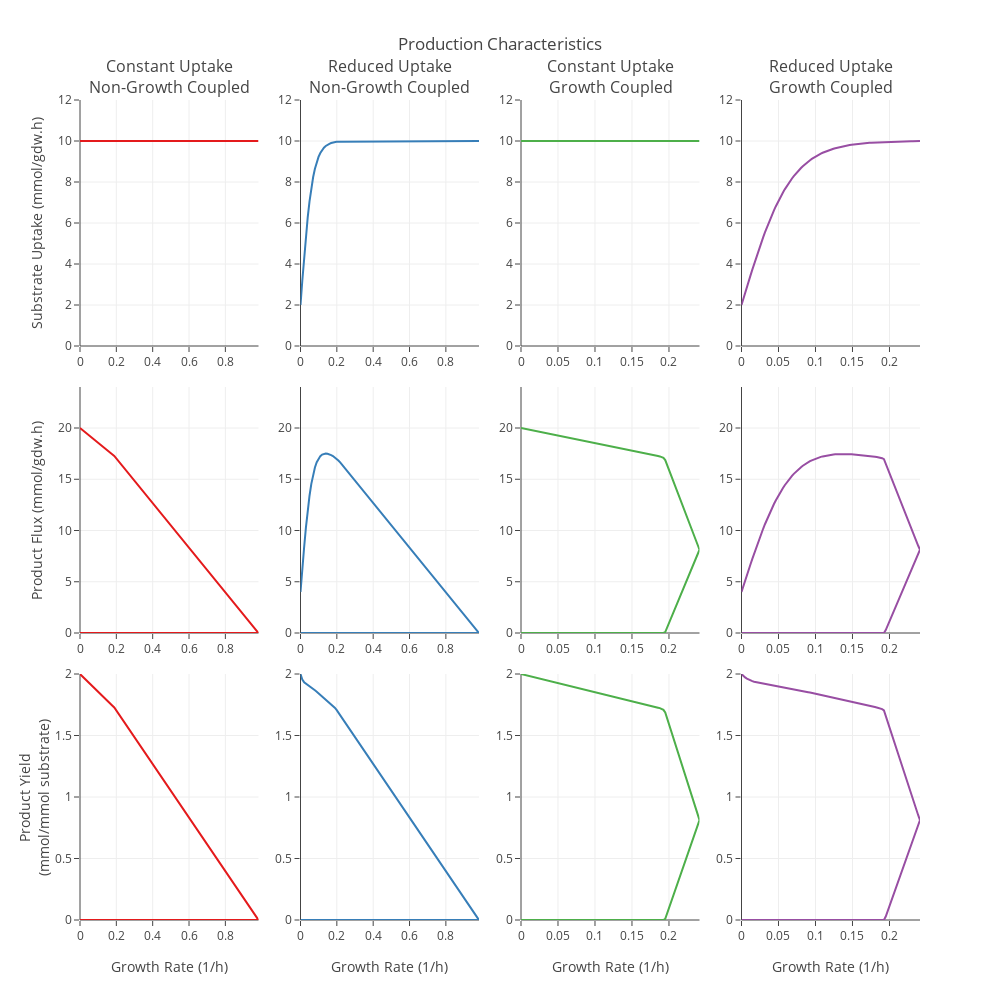
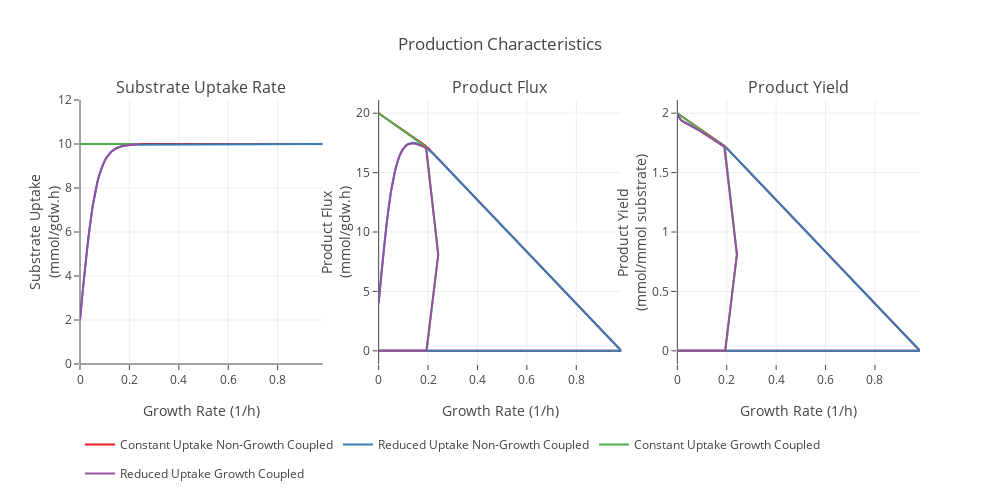

Notebook code cell kept with these figures, in order:
### Code cell
data_dict = substrate_dependent_envelopes.multi_envelope_generator(input_dict,condition_list,
                                                                   n_search_points=100,plot_flag=True)

### Figure 1 — Plotly figure (JSON) as saved in the notebook; plotly's stock layout.template omitted (floating-point values rounded to 4 significant figures; data arrays with more than 128 entries replaced by an {"elided": "..."} marker saying what was removed)
{"data": [{"line": {"color": "rgb(228,26,28)"}, "mode": "lines", "name": "Glucose Uptake Rate", "type": "scatter", "uid": "890267da-0404-446b-b337-30cc34e43661", "x": [0.9824, 0.9724, 0.9625, 0.9526, 0.9427, 0.9328, 0.9228, 0.9129, 0.903, 0.8931, 0.8831, 0.8732, 0.8633, 0.8534, 0.8435, 0.8335, 0.8236, 0.8137, 0.8038, 0.7938, 0.7839, 0.774, 0.7641, 0.7541, 0.7442, 0.7343, 0.7244, 0.7145, 0.7045, 0.6946, 0.6847, 0.6748, 0.6648, 0.6549, 0.645, 0.6351, 0.6251, 0.6152, 0.6053, 0.5954, 0.5855, 0.5755, 0.5656, 0.5557, 0.5458, 0.5358, 0.5259, 0.516, 0.5061, 0.4961, 0.4862, 0.4763, 0.4664, 0.4565, 0.4465, 0.4366, 0.4267, 0.4168, 0.4068, 0.3969, 0.387, 0.3771, 0.3671, 0.3572, 0.3473, 0.3374, 0.3275, 0.3175, 0.3076, 0.2977, 0.2878, 0.2778, 0.2679, 0.258, 0.2481, 0.2382, 0.2282, 0.2183, 0.2084, 0.1985, 0.1885, 0.1786, 0.1687, 0.1588, 0.1488, 0.1389, 0.129, 0.1191, 0.1092, 0.09923, 0.08931, 0.07938, 0.06946, 0.05954, 0.04961, 0.03969, 0.02977, 0.01985, 0.009923, 0], "xaxis": "x", "y": [10, 10, 10, 10, 10, 10, 10, 10, 10, 10, 10, 10, 10, 10, 10, 10, 10, 10, 10, 10, 10, 10, 10, 10, 10, 10, 10, 10, 10, 10, 10, 10, 10, 10, 10, 10, 10, 10, 10, 10, 10, 10, 10, 10, 10, 10, 10, 10, 10, 10, 10, 10, 10, 10, 10, 10, 10, 10, 10, 10, 10, 10, 10, 10, 10, 10, 10, 10, 10, 10, 10, 10, 10, 10, 10, 10, 10, 10, 10, 10, 10, 10, 10, 10, 10, 10, 10, 10, 10, 10, 10, 10, 10, 10, 10, 10, 10, 10, 10, 10], "yaxis": "y"}, {"line": {"color": "rgb(228,26,28)"}, "mode": "lines", "name": "Product Flux", "type": "scatter", "uid": "bcead619-7dfd-424a-9a1e-b1e8be9e5266", "x": {"elided": "200 float values"}, "xaxis": "x5", "y": {"elided": "200 float values"}, "yaxis": "y5"}, {"line": {"color": "rgb(228,26,28)"}, "mode": "lines", "name": "Product Yield", "type": "scatter", "uid": "846b4c97-0c48-4bc3-862b-de7fc7089c77", "x": {"elided": "200 float values"}, "xaxis": "x9", "y": {"elided": "200 float values"}, "yaxis": "y9"}, {"line": {"color": "rgb(55,126,184)"}, "mode": "lines", "name": "Glucose Uptake Rate", "type": "scatter", "uid": "47c05570-7ada-4ff9-915e-db986dd7e678", "x": [0.9824, 0.9724, 0.9625, 0.9526, 0.9427, 0.9328, 0.9228, 0.9129, 0.903, 0.8931, 0.8831, 0.8732, 0.8633, 0.8534, 0.8435, 0.8335, 0.8236, 0.8137, 0.8038, 0.7938, 0.7839, 0.774, 0.7641, 0.7541, 0.7442, 0.7343, 0.7244, 0.7145, 0.7045, 0.6946, 0.6847, 0.6748, 0.6648, 0.6549, 0.645, 0.6351, 0.6251, 0.6152, 0.6053, 0.5954, 0.5855, 0.5755, 0.5656, 0.5557, 0.5458, 0.5358, 0.5259, 0.516, 0.5061, 0.4961, 0.4862, 0.4763, 0.4664, 0.4565, 0.4465, 0.4366, 0.4267, 0.4168, 0.4068, 0.3969, 0.387, 0.3771, 0.3671, 0.3572, 0.3473, 0.3374, 0.3275, 0.3175, 0.3076, 0.2977, 0.2878, 0.2778, 0.2679, 0.258, 0.2481, 0.2382, 0.2282, 0.2183, 0.2084, 0.1985, 0.1885, 0.1786, 0.1687, 0.1588, 0.1488, 0.1389, 0.129, 0.1191, 0.1092, 0.09923, 0.08931, 0.07938, 0.06946, 0.05954, 0.04961, 0.03969, 0.02977, 0.01985, 0.009923, 0], "xaxis": "x2", "y": [10, 10.0, 10.0, 10.0, 10.0, 10.0, 10.0, 10.0, 10.0, 10.0, 10.0, 10.0, 10.0, 10.0, 10.0, 10.0, 10.0, 10.0, 10.0, 10.0, 10.0, 10.0, 10.0, 10.0, 10.0, 10.0, 10.0, 10.0, 10.0, 10.0, 10.0, 10.0, 10.0, 10.0, 10.0, 10.0, 10.0, 10.0, 10.0, 10.0, 10.0, 10.0, 10.0, 10.0, 10.0, 10.0, 10.0, 10.0, 10.0, 10.0, 10.0, 10.0, 10.0, 10.0, 10.0, 10.0, 10.0, 10.0, 10.0, 10.0, 10.0, 10.0, 10.0, 10.0, 10.0, 9.999, 9.999, 9.999, 9.998, 9.998, 9.997, 9.996, 9.995, 9.993, 9.991, 9.987, 9.983, 9.977, 9.969, 9.959, 9.944, 9.925, 9.899, 9.865, 9.818, 9.756, 9.673, 9.563, 9.417, 9.224, 8.973, 8.646, 8.229, 7.703, 7.054, 6.27, 5.352, 4.314, 3.182, 2], "yaxis": "y2"}, {"line": {"color": "rgb(55,126,184)"}, "mode": "lines", "name": "Product Flux", "type": "scatter", "uid": "5737229e-2d98-45f0-adbb-55508c0ef8a4", "x": {"elided": "200 float values"}, "xaxis": "x6", "y": {"elided": "200 float values"}, "yaxis": "y6"}, {"line": {"color": "rgb(55,126,184)"}, "mode": "lines", "name": "Product Yield", "type": "scatter", "uid": "540f6b79-565d-4bb3-9c1d-24d9a9812ebc", "x": {"elided": "200 float values"}, "xaxis": "x10", "y": {"elided": "200 float values"}, "yaxis": "y10"}, {"line": {"color": "rgb(77,175,74)"}, "mode": "lines", "name": "Glucose Uptake Rate", "type": "scatter", "uid": "11f1788b-f69f-4779-9970-d17d1024f22e", "x": [0.2413, 0.2388, 0.2364, 0.2339, 0.2315, 0.2291, 0.2266, 0.2242, 0.2218, 0.2193, 0.2169, 0.2145, 0.212, 0.2096, 0.2071, 0.2047, 0.2023, 0.1998, 0.1974, 0.195, 0.1925, 0.1901, 0.1876, 0.1852, 0.1828, 0.1803, 0.1779, 0.1755, 0.173, 0.1706, 0.1681, 0.1657, 0.1633, 0.1608, 0.1584, 0.156, 0.1535, 0.1511, 0.1487, 0.1462, 0.1438, 0.1413, 0.1389, 0.1365, 0.134, 0.1316, 0.1292, 0.1267, 0.1243, 0.1218, 0.1194, 0.117, 0.1145, 0.1121, 0.1097, 0.1072, 0.1048, 0.1024, 0.09992, 0.09748, 0.09504, 0.0926, 0.09017, 0.08773, 0.08529, 0.08286, 0.08042, 0.07798, 0.07555, 0.07311, 0.07067, 0.06823, 0.0658, 0.06336, 0.06092, 0.05849, 0.05605, 0.05361, 0.05118, 0.04874, 0.0463, 0.04387, 0.04143, 0.03899, 0.03655, 0.03412, 0.03168, 0.02924, 0.02681, 0.02437, 0.02193, 0.0195, 0.01706, 0.01462, 0.01218, 0.009748, 0.007311, 0.004874, 0.002437, 0], "xaxis": "x3", "y": [10, 10, 10, 10, 10, 10, 10, 10, 10, 10, 10, 10, 10, 10, 10, 10, 10, 10, 10, 10, 10, 10, 10, 10, 10, 10, 10, 10, 10, 10, 10, 10, 10, 10, 10, 10, 10, 10, 10, 10, 10, 10, 10, 10, 10, 10, 10, 10, 10, 10, 10, 10, 10, 10, 10, 10, 10, 10, 10, 10, 10, 10, 10, 10, 10, 10, 10, 10, 10, 10, 10, 10, 10, 10, 10, 10, 10, 10, 10, 10, 10, 10, 10, 10, 10, 10, 10, 10, 10, 10, 10, 10, 10, 10, 10, 10, 10, 10, 10, 10], "yaxis": "y3"}, {"line": {"color": "rgb(77,175,74)"}, "mode": "lines", "name": "Product Flux", "type": "scatter", "uid": "b7280db1-7bde-4ba6-82f8-dc14079fd1df", "x": {"elided": "200 float values"}, "xaxis": "x7", "y": {"elided": "200 float values"}, "yaxis": "y7"}, {"line": {"color": "rgb(77,175,74)"}, "mode": "lines", "name": "Product Yield", "type": "scatter", "uid": "54d3f915-38ca-46bd-8f74-51b30a1e472d", "x": {"elided": "200 float values"}, "xaxis": "x11", "y": {"elided": "200 float values"}, "yaxis": "y11"}, {"line": {"color": "rgb(152,78,163)"}, "mode": "lines", "name": "Glucose Uptake Rate", "type": "scatter", "uid": "e8735956-df46-400c-90af-8a04670a003c", "x": [0.2413, 0.2388, 0.2364, 0.2339, 0.2315, 0.2291, 0.2266, 0.2242, 0.2218, 0.2193, 0.2169, 0.2145, 0.212, 0.2096, 0.2071, 0.2047, 0.2023, 0.1998, 0.1974, 0.195, 0.1925, 0.1901, 0.1876, 0.1852, 0.1828, 0.1803, 0.1779, 0.1755, 0.173, 0.1706, 0.1681, 0.1657, 0.1633, 0.1608, 0.1584, 0.156, 0.1535, 0.1511, 0.1487, 0.1462, 0.1438, 0.1413, 0.1389, 0.1365, 0.134, 0.1316, 0.1292, 0.1267, 0.1243, 0.1218, 0.1194, 0.117, 0.1145, 0.1121, 0.1097, 0.1072, 0.1048, 0.1024, 0.09992, 0.09748, 0.09504, 0.0926, 0.09017, 0.08773, 0.08529, 0.08286, 0.08042, 0.07798, 0.07555, 0.07311, 0.07067, 0.06823, 0.0658, 0.06336, 0.06092, 0.05849, 0.05605, 0.05361, 0.05118, 0.04874, 0.0463, 0.04387, 0.04143, 0.03899, 0.03655, 0.03412, 0.03168, 0.02924, 0.02681, 0.02437, 0.02193, 0.0195, 0.01706, 0.01462, 0.01218, 0.009748, 0.007311, 0.004874, 0.002437, 0], "xaxis": "x4", "y": [10, 9.988, 9.987, 9.986, 9.985, 9.983, 9.982, 9.981, 9.979, 9.978, 9.976, 9.974, 9.972, 9.97, 9.968, 9.966, 9.963, 9.96, 9.957, 9.954, 9.951, 9.947, 9.943, 9.938, 9.934, 9.929, 9.923, 9.918, 9.911, 9.905, 9.898, 9.89, 9.882, 9.873, 9.863, 9.853, 9.842, 9.83, 9.817, 9.803, 9.789, 9.773, 9.756, 9.738, 9.718, 9.697, 9.675, 9.65, 9.625, 9.597, 9.567, 9.535, 9.501, 9.464, 9.425, 9.383, 9.339, 9.291, 9.239, 9.185, 9.126, 9.064, 8.997, 8.926, 8.851, 8.77, 8.685, 8.594, 8.497, 8.394, 8.286, 8.17, 8.049, 7.92, 7.784, 7.641, 7.49, 7.331, 7.164, 6.99, 6.807, 6.616, 6.417, 6.21, 5.994, 5.771, 5.539, 5.3, 5.054, 4.801, 4.541, 4.275, 4.004, 3.727, 3.446, 3.161, 2.874, 2.584, 2.292, 2], "yaxis": "y4"}, {"line": {"color": "rgb(152,78,163)"}, "mode": "lines", "name": "Product Flux", "type": "scatter", "uid": "03bcaa0c-641d-4970-9070-862599ad68b5", "x": {"elided": "200 float values"}, "xaxis": "x8", "y": {"elided": "200 float values"}, "yaxis": "y8"}, {"line": {"color": "rgb(152,78,163)"}, "mode": "lines", "name": "Product Yield", "type": "scatter", "uid": "9a708324-df61-4076-b71e-5dd2029873c1", "x": {"elided": "200 float values"}, "xaxis": "x12", "y": {"elided": "200 float values"}, "yaxis": "y12"}], "layout": {"annotations": [{"font": {"size": 16}, "showarrow": false, "text": "Constant Uptake<br>Non-Growth Coupled", "x": 0.1062, "xanchor": "center", "xref": "paper", "y": 1, "yanchor": "bottom", "yref": "paper"}, {"font": {"size": 16}, "showarrow": false, "text": "Reduced Uptake<br>Non-Growth Coupled", "x": 0.3688, "xanchor": "center", "xref": "paper", "y": 1, "yanchor": "bottom", "yref": "paper"}, {"font": {"size": 16}, "showarrow": false, "text": "Constant Uptake<br>Growth Coupled", "x": 0.6313, "xanchor": "center", "xref": "paper", "y": 1, "yanchor": "bottom", "yref": "paper"}, {"font": {"size": 16}, "showarrow": false, "text": "Reduced Uptake<br>Growth Coupled", "x": 0.8938, "xanchor": "center", "xref": "paper", "y": 1, "yanchor": "bottom", "yref": "paper"}], "height": 1000, "showlegend": false, "title": {"text": "Production Characteristics"}, "width": 1000, "xaxis": {"anchor": "y", "domain": [0, 0.2125], "ticks": "outside"}, "xaxis10": {"anchor": "y10", "domain": [0.2625, 0.475], "ticks": "outside", "title": {"text": "Growth Rate (1/h)"}}, "xaxis11": {"anchor": "y11", "domain": [0.525, 0.7375], "ticks": "outside", "title": {"text": "Growth Rate (1/h)"}}, "xaxis12": {"anchor": "y12", "domain": [0.7875, 1], "ticks": "outside", "title": {"text": "Growth Rate (1/h)"}}, "xaxis2": {"anchor": "y2", "domain": [0.2625, 0.475], "ticks": "outside"}, "xaxis3": {"anchor": "y3", "domain": [0.525, 0.7375], "ticks": "outside"}, "xaxis4": {"anchor": "y4", "domain": [0.7875, 1], "ticks": "outside"}, "xaxis5": {"anchor": "y5", "domain": [0, 0.2125], "ticks": "outside"}, "xaxis6": {"anchor": "y6", "domain": [0.2625, 0.475], "ticks": "outside"}, "xaxis7": {"anchor": "y7", "domain": [0.525, 0.7375], "ticks": "outside"}, "xaxis8": {"anchor": "y8", "domain": [0.7875, 1], "ticks": "outside"}, "xaxis9": {"anchor": "y9", "domain": [0, 0.2125], "ticks": "outside", "title": {"text": "Growth Rate (1/h)"}}, "yaxis": {"anchor": "x", "domain": [0.7, 1], "range": [0, 12], "ticks": "outside", "title": {"text": "Substrate Uptake (mmol/gdw.h)"}}, "yaxis10": {"anchor": "x10", "domain": [0, 0.3], "range": [0, 2], "ticks": "outside"}, "yaxis11": {"anchor": "x11", "domain": [0, 0.3], "range": [0, 2], "ticks": "outside"}, "yaxis12": {"anchor": "x12", "domain": [0, 0.3], "range": [0, 2], "ticks": "outside"}, "yaxis2": {"anchor": "x2", "domain": [0.7, 1], "range": [0, 12], "ticks": "outside"}, "yaxis3": {"anchor": "x3", "domain": [0.7, 1], "range": [0, 12], "ticks": "outside"}, "yaxis4": {"anchor": "x4", "domain": [0.7, 1], "range": [0, 12], "ticks": "outside"}, "yaxis5": {"anchor": "x5", "domain": [0.35, 0.65], "range": [0, 24], "ticks": "outside", "title": {"text": "Product Flux (mmol/gdw.h)"}}, "yaxis6": {"anchor": "x6", "domain": [0.35, 0.65], "range": [0, 24], "ticks": "outside"}, "yaxis7": {"anchor": "x7", "domain": [0.35, 0.65], "range": [0, 24], "ticks": "outside"}, "yaxis8": {"anchor": "x8", "domain": [0.35, 0.65], "range": [0, 24], "ticks": "outside"}, "yaxis9": {"anchor": "x9", "domain": [0, 0.3], "range": [0, 2], "ticks": "outside", "title": {"text": "Product Yield<br>(mmol/mmol substrate)"}}}}

### Figure 2 — Plotly figure (JSON) as saved in the notebook; plotly's stock layout.template omitted (floating-point values rounded to 4 significant figures; data arrays with more than 128 entries replaced by an {"elided": "..."} marker saying what was removed)
{"data": [{"legendgroup": "Constant Uptake Non-Growth Coupled", "line": {"color": "rgb(228,26,28)"}, "mode": "lines", "name": "Constant Uptake Non-Growth Coupled", "type": "scatter", "uid": "554081e5-85d0-4ec6-bd03-b26cdc790774", "x": [0.9824, 0.9724, 0.9625, 0.9526, 0.9427, 0.9328, 0.9228, 0.9129, 0.903, 0.8931, 0.8831, 0.8732, 0.8633, 0.8534, 0.8435, 0.8335, 0.8236, 0.8137, 0.8038, 0.7938, 0.7839, 0.774, 0.7641, 0.7541, 0.7442, 0.7343, 0.7244, 0.7145, 0.7045, 0.6946, 0.6847, 0.6748, 0.6648, 0.6549, 0.645, 0.6351, 0.6251, 0.6152, 0.6053, 0.5954, 0.5855, 0.5755, 0.5656, 0.5557, 0.5458, 0.5358, 0.5259, 0.516, 0.5061, 0.4961, 0.4862, 0.4763, 0.4664, 0.4565, 0.4465, 0.4366, 0.4267, 0.4168, 0.4068, 0.3969, 0.387, 0.3771, 0.3671, 0.3572, 0.3473, 0.3374, 0.3275, 0.3175, 0.3076, 0.2977, 0.2878, 0.2778, 0.2679, 0.258, 0.2481, 0.2382, 0.2282, 0.2183, 0.2084, 0.1985, 0.1885, 0.1786, 0.1687, 0.1588, 0.1488, 0.1389, 0.129, 0.1191, 0.1092, 0.09923, 0.08931, 0.07938, 0.06946, 0.05954, 0.04961, 0.03969, 0.02977, 0.01985, 0.009923, 0], "xaxis": "x", "y": [10, 10, 10, 10, 10, 10, 10, 10, 10, 10, 10, 10, 10, 10, 10, 10, 10, 10, 10, 10, 10, 10, 10, 10, 10, 10, 10, 10, 10, 10, 10, 10, 10, 10, 10, 10, 10, 10, 10, 10, 10, 10, 10, 10, 10, 10, 10, 10, 10, 10, 10, 10, 10, 10, 10, 10, 10, 10, 10, 10, 10, 10, 10, 10, 10, 10, 10, 10, 10, 10, 10, 10, 10, 10, 10, 10, 10, 10, 10, 10, 10, 10, 10, 10, 10, 10, 10, 10, 10, 10, 10, 10, 10, 10, 10, 10, 10, 10, 10, 10], "yaxis": "y"}, {"legendgroup": "Constant Uptake Non-Growth Coupled", "line": {"color": "rgb(228,26,28)"}, "mode": "lines", "name": "Constant Uptake Non-Growth Coupled", "showlegend": false, "type": "scatter", "uid": "5c78e318-73b0-4940-96c6-48e4bcb31c85", "x": {"elided": "200 float values"}, "xaxis": "x2", "y": {"elided": "200 float values"}, "yaxis": "y2"}, {"legendgroup": "Constant Uptake Non-Growth Coupled", "line": {"color": "rgb(228,26,28)"}, "mode": "lines", "name": "Constant Uptake Non-Growth Coupled", "showlegend": false, "type": "scatter", "uid": "09c1305c-e3f7-432e-b390-15c9d0d08f19", "x": {"elided": "200 float values"}, "xaxis": "x3", "y": {"elided": "200 float values"}, "yaxis": "y3"}, {"legendgroup": "Reduced Uptake Non-Growth Coupled", "line": {"color": "rgb(55,126,184)"}, "mode": "lines", "name": "Reduced Uptake Non-Growth Coupled", "type": "scatter", "uid": "af3426d0-fea2-4c43-8c73-13c6584eb4f5", "x": [0.9824, 0.9724, 0.9625, 0.9526, 0.9427, 0.9328, 0.9228, 0.9129, 0.903, 0.8931, 0.8831, 0.8732, 0.8633, 0.8534, 0.8435, 0.8335, 0.8236, 0.8137, 0.8038, 0.7938, 0.7839, 0.774, 0.7641, 0.7541, 0.7442, 0.7343, 0.7244, 0.7145, 0.7045, 0.6946, 0.6847, 0.6748, 0.6648, 0.6549, 0.645, 0.6351, 0.6251, 0.6152, 0.6053, 0.5954, 0.5855, 0.5755, 0.5656, 0.5557, 0.5458, 0.5358, 0.5259, 0.516, 0.5061, 0.4961, 0.4862, 0.4763, 0.4664, 0.4565, 0.4465, 0.4366, 0.4267, 0.4168, 0.4068, 0.3969, 0.387, 0.3771, 0.3671, 0.3572, 0.3473, 0.3374, 0.3275, 0.3175, 0.3076, 0.2977, 0.2878, 0.2778, 0.2679, 0.258, 0.2481, 0.2382, 0.2282, 0.2183, 0.2084, 0.1985, 0.1885, 0.1786, 0.1687, 0.1588, 0.1488, 0.1389, 0.129, 0.1191, 0.1092, 0.09923, 0.08931, 0.07938, 0.06946, 0.05954, 0.04961, 0.03969, 0.02977, 0.01985, 0.009923, 0], "xaxis": "x", "y": [10, 10.0, 10.0, 10.0, 10.0, 10.0, 10.0, 10.0, 10.0, 10.0, 10.0, 10.0, 10.0, 10.0, 10.0, 10.0, 10.0, 10.0, 10.0, 10.0, 10.0, 10.0, 10.0, 10.0, 10.0, 10.0, 10.0, 10.0, 10.0, 10.0, 10.0, 10.0, 10.0, 10.0, 10.0, 10.0, 10.0, 10.0, 10.0, 10.0, 10.0, 10.0, 10.0, 10.0, 10.0, 10.0, 10.0, 10.0, 10.0, 10.0, 10.0, 10.0, 10.0, 10.0, 10.0, 10.0, 10.0, 10.0, 10.0, 10.0, 10.0, 10.0, 10.0, 10.0, 10.0, 9.999, 9.999, 9.999, 9.998, 9.998, 9.997, 9.996, 9.995, 9.993, 9.991, 9.987, 9.983, 9.977, 9.969, 9.959, 9.944, 9.925, 9.899, 9.865, 9.818, 9.756, 9.673, 9.563, 9.417, 9.224, 8.973, 8.646, 8.229, 7.703, 7.054, 6.27, 5.352, 4.314, 3.182, 2], "yaxis": "y"}, {"legendgroup": "Reduced Uptake Non-Growth Coupled", "line": {"color": "rgb(55,126,184)"}, "mode": "lines", "name": "Reduced Uptake Non-Growth Coupled", "showlegend": false, "type": "scatter", "uid": "7f69f1c9-af53-4782-a6e6-4821674ed374", "x": {"elided": "200 float values"}, "xaxis": "x2", "y": {"elided": "200 float values"}, "yaxis": "y2"}, {"legendgroup": "Reduced Uptake Non-Growth Coupled", "line": {"color": "rgb(55,126,184)"}, "mode": "lines", "name": "Reduced Uptake Non-Growth Coupled", "showlegend": false, "type": "scatter", "uid": "ccaef226-31e4-4481-8ee9-8de0c160724a", "x": {"elided": "200 float values"}, "xaxis": "x3", "y": {"elided": "200 float values"}, "yaxis": "y3"}, {"legendgroup": "Constant Uptake Growth Coupled", "line": {"color": "rgb(77,175,74)"}, "mode": "lines", "name": "Constant Uptake Growth Coupled", "type": "scatter", "uid": "d3123aae-417f-41b2-ab4a-b342f6b470a1", "x": [0.2413, 0.2388, 0.2364, 0.2339, 0.2315, 0.2291, 0.2266, 0.2242, 0.2218, 0.2193, 0.2169, 0.2145, 0.212, 0.2096, 0.2071, 0.2047, 0.2023, 0.1998, 0.1974, 0.195, 0.1925, 0.1901, 0.1876, 0.1852, 0.1828, 0.1803, 0.1779, 0.1755, 0.173, 0.1706, 0.1681, 0.1657, 0.1633, 0.1608, 0.1584, 0.156, 0.1535, 0.1511, 0.1487, 0.1462, 0.1438, 0.1413, 0.1389, 0.1365, 0.134, 0.1316, 0.1292, 0.1267, 0.1243, 0.1218, 0.1194, 0.117, 0.1145, 0.1121, 0.1097, 0.1072, 0.1048, 0.1024, 0.09992, 0.09748, 0.09504, 0.0926, 0.09017, 0.08773, 0.08529, 0.08286, 0.08042, 0.07798, 0.07555, 0.07311, 0.07067, 0.06823, 0.0658, 0.06336, 0.06092, 0.05849, 0.05605, 0.05361, 0.05118, 0.04874, 0.0463, 0.04387, 0.04143, 0.03899, 0.03655, 0.03412, 0.03168, 0.02924, 0.02681, 0.02437, 0.02193, 0.0195, 0.01706, 0.01462, 0.01218, 0.009748, 0.007311, 0.004874, 0.002437, 0], "xaxis": "x", "y": [10, 10, 10, 10, 10, 10, 10, 10, 10, 10, 10, 10, 10, 10, 10, 10, 10, 10, 10, 10, 10, 10, 10, 10, 10, 10, 10, 10, 10, 10, 10, 10, 10, 10, 10, 10, 10, 10, 10, 10, 10, 10, 10, 10, 10, 10, 10, 10, 10, 10, 10, 10, 10, 10, 10, 10, 10, 10, 10, 10, 10, 10, 10, 10, 10, 10, 10, 10, 10, 10, 10, 10, 10, 10, 10, 10, 10, 10, 10, 10, 10, 10, 10, 10, 10, 10, 10, 10, 10, 10, 10, 10, 10, 10, 10, 10, 10, 10, 10, 10], "yaxis": "y"}, {"legendgroup": "Constant Uptake Growth Coupled", "line": {"color": "rgb(77,175,74)"}, "mode": "lines", "name": "Constant Uptake Growth Coupled", "showlegend": false, "type": "scatter", "uid": "048b8fae-bf94-4f5d-8db1-01ba3544a05a", "x": {"elided": "200 float values"}, "xaxis": "x2", "y": {"elided": "200 float values"}, "yaxis": "y2"}, {"legendgroup": "Constant Uptake Growth Coupled", "line": {"color": "rgb(77,175,74)"}, "mode": "lines", "name": "Constant Uptake Growth Coupled", "showlegend": false, "type": "scatter", "uid": "7b36249f-6a60-43f8-8e22-522943d149b1", "x": {"elided": "200 float values"}, "xaxis": "x3", "y": {"elided": "200 float values"}, "yaxis": "y3"}, {"legendgroup": "Reduced Uptake Growth Coupled", "line": {"color": "rgb(152,78,163)"}, "mode": "lines", "name": "Reduced Uptake Growth Coupled", "type": "scatter", "uid": "ad72c5e3-48e3-48be-8aa2-6eefc58b3cb6", "x": [0.2413, 0.2388, 0.2364, 0.2339, 0.2315, 0.2291, 0.2266, 0.2242, 0.2218, 0.2193, 0.2169, 0.2145, 0.212, 0.2096, 0.2071, 0.2047, 0.2023, 0.1998, 0.1974, 0.195, 0.1925, 0.1901, 0.1876, 0.1852, 0.1828, 0.1803, 0.1779, 0.1755, 0.173, 0.1706, 0.1681, 0.1657, 0.1633, 0.1608, 0.1584, 0.156, 0.1535, 0.1511, 0.1487, 0.1462, 0.1438, 0.1413, 0.1389, 0.1365, 0.134, 0.1316, 0.1292, 0.1267, 0.1243, 0.1218, 0.1194, 0.117, 0.1145, 0.1121, 0.1097, 0.1072, 0.1048, 0.1024, 0.09992, 0.09748, 0.09504, 0.0926, 0.09017, 0.08773, 0.08529, 0.08286, 0.08042, 0.07798, 0.07555, 0.07311, 0.07067, 0.06823, 0.0658, 0.06336, 0.06092, 0.05849, 0.05605, 0.05361, 0.05118, 0.04874, 0.0463, 0.04387, 0.04143, 0.03899, 0.03655, 0.03412, 0.03168, 0.02924, 0.02681, 0.02437, 0.02193, 0.0195, 0.01706, 0.01462, 0.01218, 0.009748, 0.007311, 0.004874, 0.002437, 0], "xaxis": "x", "y": [10, 9.988, 9.987, 9.986, 9.985, 9.983, 9.982, 9.981, 9.979, 9.978, 9.976, 9.974, 9.972, 9.97, 9.968, 9.966, 9.963, 9.96, 9.957, 9.954, 9.951, 9.947, 9.943, 9.938, 9.934, 9.929, 9.923, 9.918, 9.911, 9.905, 9.898, 9.89, 9.882, 9.873, 9.863, 9.853, 9.842, 9.83, 9.817, 9.803, 9.789, 9.773, 9.756, 9.738, 9.718, 9.697, 9.675, 9.65, 9.625, 9.597, 9.567, 9.535, 9.501, 9.464, 9.425, 9.383, 9.339, 9.291, 9.239, 9.185, 9.126, 9.064, 8.997, 8.926, 8.851, 8.77, 8.685, 8.594, 8.497, 8.394, 8.286, 8.17, 8.049, 7.92, 7.784, 7.641, 7.49, 7.331, 7.164, 6.99, 6.807, 6.616, 6.417, 6.21, 5.994, 5.771, 5.539, 5.3, 5.054, 4.801, 4.541, 4.275, 4.004, 3.727, 3.446, 3.161, 2.874, 2.584, 2.292, 2], "yaxis": "y"}, {"legendgroup": "Reduced Uptake Growth Coupled", "line": {"color": "rgb(152,78,163)"}, "mode": "lines", "name": "Reduced Uptake Growth Coupled", "showlegend": false, "type": "scatter", "uid": "7a6300e3-d8e7-4fcc-b199-5259e5345a88", "x": {"elided": "200 float values"}, "xaxis": "x2", "y": {"elided": "200 float values"}, "yaxis": "y2"}, {"legendgroup": "Reduced Uptake Growth Coupled", "line": {"color": "rgb(152,78,163)"}, "mode": "lines", "name": "Reduced Uptake Growth Coupled", "showlegend": false, "type": "scatter", "uid": "f4f4ef28-e873-4cfc-b4b9-1872fcb1ae13", "x": {"elided": "200 float values"}, "xaxis": "x3", "y": {"elided": "200 float values"}, "yaxis": "y3"}], "layout": {"annotations": [{"font": {"size": 16}, "showarrow": false, "text": "Substrate Uptake Rate", "x": 0.1444, "xanchor": "center", "xref": "paper", "y": 1, "yanchor": "bottom", "yref": "paper"}, {"font": {"size": 16}, "showarrow": false, "text": "Product Flux", "x": 0.5, "xanchor": "center", "xref": "paper", "y": 1, "yanchor": "bottom", "yref": "paper"}, {"font": {"size": 16}, "showarrow": false, "text": "Product Yield", "x": 0.8556, "xanchor": "center", "xref": "paper", "y": 1, "yanchor": "bottom", "yref": "paper"}], "height": 500, "legend": {"orientation": "h", "x": 0, "y": -0.25}, "showlegend": true, "title": {"text": "Production Characteristics"}, "width": 1000, "xaxis": {"anchor": "y", "domain": [0, 0.2889], "ticks": "outside", "title": {"text": "Growth Rate (1/h)"}}, "xaxis2": {"anchor": "y2", "domain": [0.3556, 0.6444], "ticks": "outside", "title": {"text": "Growth Rate (1/h)"}}, "xaxis3": {"anchor": "y3", "domain": [0.7111, 1], "ticks": "outside", "title": {"text": "Growth Rate (1/h)"}}, "yaxis": {"anchor": "x", "domain": [0, 1], "range": [0, 12], "ticks": "outside", "title": {"text": "Substrate Uptake<br>(mmol/gdw.h)"}}, "yaxis2": {"anchor": "x2", "domain": [0, 1], "ticks": "outside", "title": {"text": "Product Flux<br>(mmol/gdw.h)"}}, "yaxis3": {"anchor": "x3", "domain": [0, 1], "ticks": "outside", "title": {"text": "Product Yield<br>(mmol/mmol substrate)"}}}}
